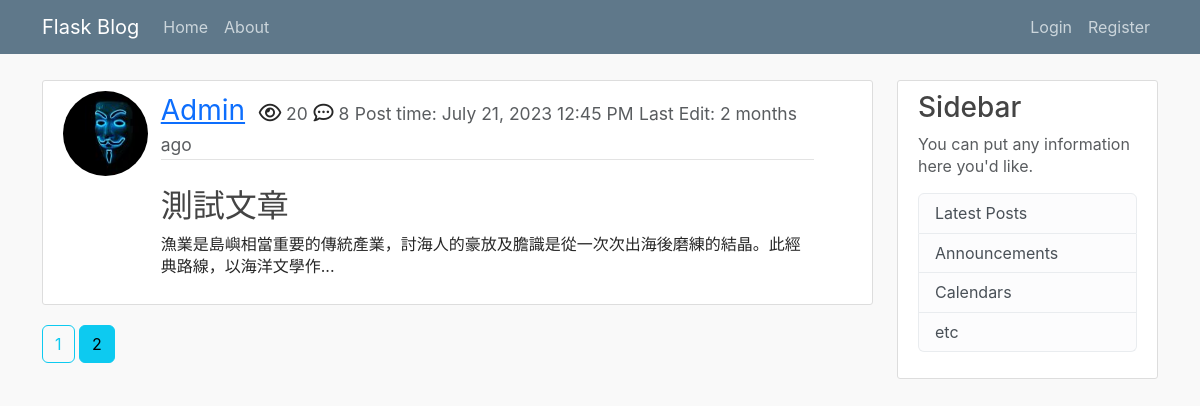
The page /home?page=2 on the database its author committed.
### flask_blog/models.py (models this page shows, shortened)
class Post(db.Model):
    __tablename__ = 'post'
    id = db.Column(db.Integer, primary_key=True)
    title = db.Column(db.String(100), nullable=False)
    date_posted = db.Column(db.DateTime, nullable=False, default=datetime.utcnow)
    date_edited = db.Column(db.DateTime) # 這裡應該改成可空且預設為None
    view = db.Column(db.Integer, nullable=False, default=0)
    content = db.Column(db.Text, nullable=False)
    user_id = db.Column(db.Integer, db.ForeignKey('user.id', ondelete='CASCADE'), nullable=False)
    comments = db.relationship('Comment', backref='post', lazy=True, cascade='all, delete')
    category = db.Column(db.String(100), nullable=False)

class User(db.Model, UserMixin):
    __tablename__ = 'user'
    id = db.Column(db.Integer, primary_key=True)
    username = db.Column(db.String(20), unique=True, nullable=False)
    email = db.Column(db.String(120), unique=True, nullable=False)
    image_file = db.Column(db.String(20), unique=False, nullable=False, default='default.jpg')
    password = db.Column(db.String(60), nullable=False)
    posts = db.relationship('Post', backref='author', lazy=True, cascade='all, delete') # lazy="select"
    comments = db.relationship('Comment', backref='user', lazy=True, cascade='all, delete')
    likes = db.relationship('Like', backref='user', lazy=True, cascade='all, delete')

### flask_blog/main/routes.py (the view)
@main.route('/')
@main.route('/home')
def home():
    page = request.args.get('page', 1, type=int) # 製造一個optional的參數:頁數， 1是預設值， 並且只接受int
    category = request.args.get('category', None) #如果沒有指定要哪個category，則顯示全部貼文
    if not category:
        posts = Post.query.order_by(Post.date_posted.desc()).paginate(page=page, per_page=3)
    elif category in {'Travel', 'Food', 'Style'}:
        print(f'yes the category is: {category}')
        posts = Post.query.filter_by(category=category).order_by(Post.date_posted.desc()).paginate(page=page, per_page=2)
    else:
        abort(404)
    return render_template('home.html', title = 'Home', posts=posts)

### flask_blog/templates/home.html
{% extends 'layout.html' %}
{% block content %}
    {% if posts.items %}
    {% for post in posts.items %}
      <article class="media content-section">
        <div class="row">
          <div class="col-1">
            <img class="rounded-circle article-img" src="{{ url_for('static', filename='profile_pics/' + post.author.image_file) }}">
          </div>
          <div class="media-body col-10">
            <div class="article-metadata">
              <a class="user-name" href="{{ url_for('users.user_posts', username=post.author.username ) }}">{{ post.author.username }}</a>
              <i class="far fa-eye icon-class"></i><small class='text-muted'> {{ post.view }}</small>
              <i class='far fa-comment-dots icon-class'></i><small class='text-muted'> {{ post.comments|length }}</small>
              <small class='text-muted'>Post time: {{ moment(post.date_posted).format('LLL') }}</small>
              {% if post.date_edited %}
                <small class= 'text-muted'>Last Edit: {{ moment(post.date_edited).fromNow(refresh=True) }}</small>
              {% endif %}
            </div>
            <br>
            <div>
              <h2><a class="article-title" href="{{ url_for('posts.post', post_id=post.id) }}">{{ post.title }}</a></h2>
              <p class="article-content">{{ (post.content|striptags)[:50] }}...</p>
            </div>
          </div>
        </div>
      </article>
    {% endfor %}
    {% else %}
    <h1>No Posts</h1>
    {% endif %}
    {% for page_num in posts.iter_pages(left_edge=1, right_edge=1, left_current=1, right_current=2) %}
      {% if page_num %}
        {% if posts.page == page_num %}
          <a href="{{ url_for('main.home', page=page_num) }}" class="btn btn-info mb-4">{{ page_num }}</a>
        {% else %}
          <a href="{{ url_for('main.home', page=page_num) }}" class="btn btn-outline-info mb-4">{{ page_num }}</a>
        {% endif %}
      {% else %}
        ...
      {% endif %}
    {% endfor %}
{% endblock content %}

### flask_blog/static/main.css (style rules this page uses)
body { background: #fafafa; color: #333333; margin-top: 5rem; }
h1, h2, h3, h4, h5, h6 { color: #444444; }
.icon-class { font-size: 20px; }
.content-section { background: #ffffff; padding: 10px 20px; border: 1px solid #dddddd; border-radius: 3px; margin-bottom: 20px; }
.article-title { color: #444444; }
.article-content { white-space: pre-line; }
.article-img { height: 85px; width: 85px; margin-right: 16px; }
.media-body { margin-left: 30px; }
.article-metadata { position: relative; padding-bottom: 1px; margin-bottom: 4px; border-bottom: 1px solid #e3e3e3; font-size: 20px; }
.article-metadata .user-name { font-size: 28px; margin-right: 8px; }
.article-title { text-decoration: none; }
.text-muted, a.text-muted:hover, a.text-muted:focus { color: #acacac; }
* { box-sizing: border-box; }
body { font-family: -apple-system, BlinkMacSystemFont, "Segoe UI", Roboto, Helvetica, Arial, sans-serif, "Apple Color Emoji", "Segoe UI Emoji", "Segoe UI Symbol"; line-height: 1.4; color: rgba(0, 0, 0, 0.85); background-color: #f9f9f9; }

### rows shown on the page
Post: image_file (picture), author.username "Admin", view "20", comments|length "8", date_posted "July 21, 2023 12:45 PM", date_edited "2 months ago", title "測試文章", content "漁業是島嶼相當重要的傳統產業，討海人的豪放及膽識是從一次次出海後磨練的結晶。此經典路線，以海洋文學作"

### other values the page prints
{{ page_num }} "1"
{{ page_num }} "2"
